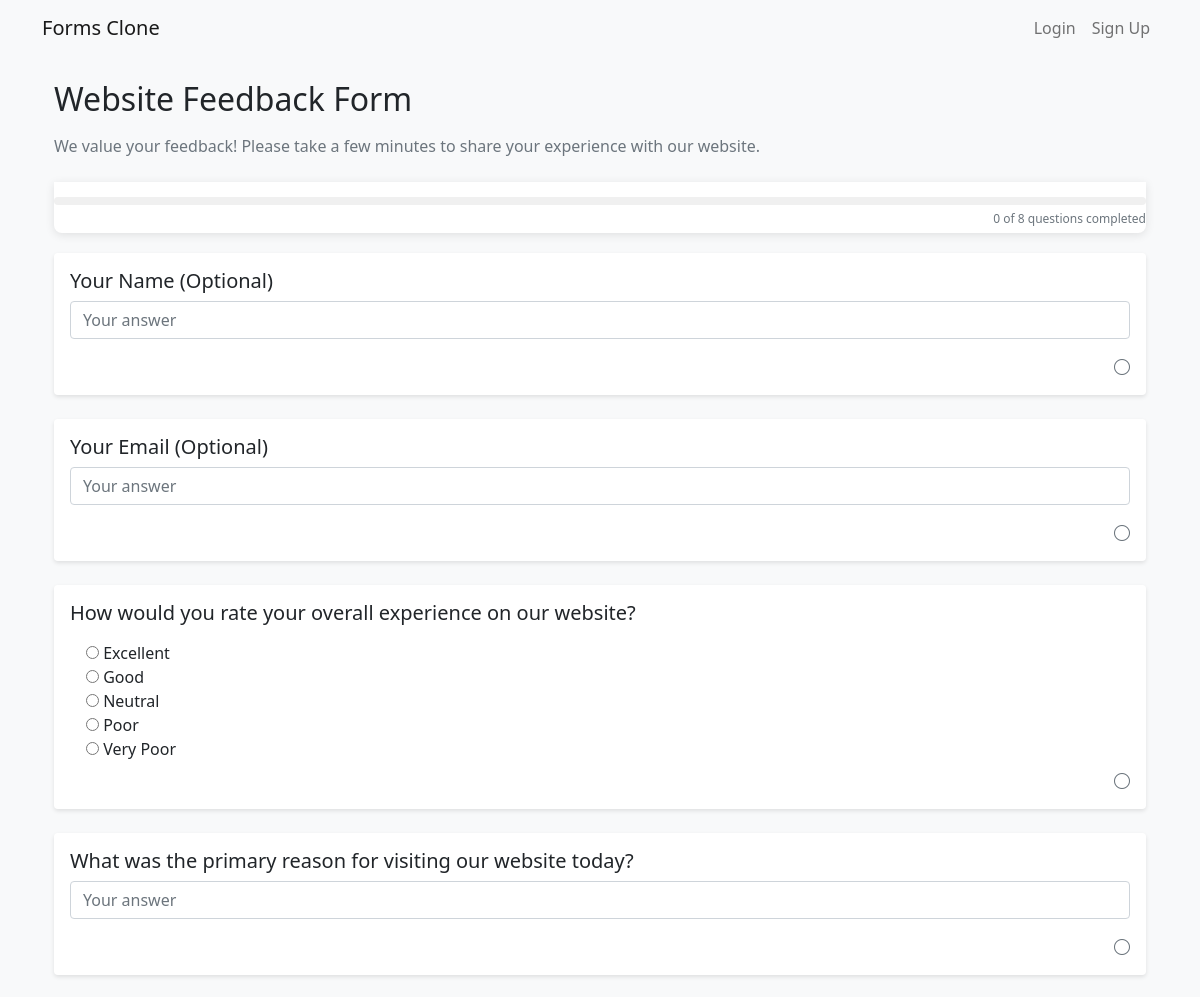
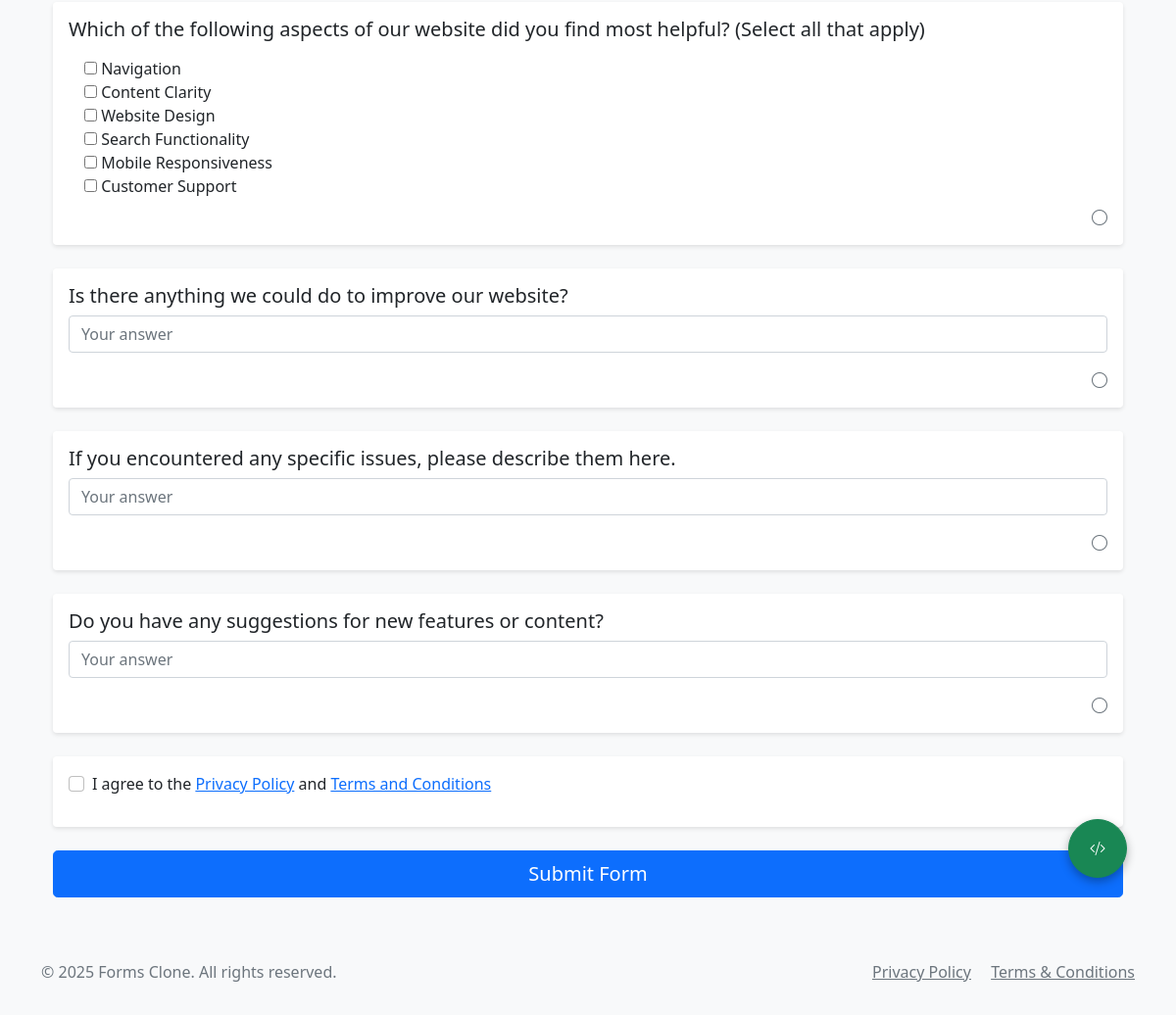
The app's page /form/72 with its own data (2 pictures, top to bottom).
### app.py (models this page shows, shortened)
class Form(db.Model):
    id = db.Column(db.Integer, primary_key=True)
    title = db.Column(db.String(200), nullable=False)
    description = db.Column(db.Text)
    created_at = db.Column(db.DateTime, default=datetime.utcnow)
    user_id = db.Column(db.Integer, db.ForeignKey('user.id', name='fk_form_user'), nullable=False)
    company_id = db.Column(db.Integer, db.ForeignKey('company.id', name='fk_form_company'), nullable=True)
    questions = db.relationship('Question', backref='form', lazy=True, cascade='all, delete-orphan')
    responses = db.relationship('Response', backref='form', lazy=True, cascade='all, delete-orphan')
    is_closed = db.Column(db.Boolean, default=False)  # New field to track if the form is closed/expired
    requires_consent = db.Column(db.Boolean, default=True)  # Require privacy policy and terms consent
    is_quiz = db.Column(db.Boolean, default=False)  # Is this form a quiz?
    passing_score = db.Column(db.Integer, default=0)  # Passing score percentage
    show_score = db.Column(db.Boolean, default=True)  # Whether to show score to respondents

class Question(db.Model):
    id = db.Column(db.Integer, primary_key=True)
    form_id = db.Column(db.Integer, db.ForeignKey('form.id'), nullable=False)
    question_text = db.Column(db.String(500), nullable=False)
    question_type = db.Column(db.String(20), nullable=False)  # text, multiple_choice, checkbox
    options = db.Column(db.Text)  # JSON string for multiple choice/checkbox options
    required = db.Column(db.Boolean, default=False)
    order = db.Column(db.Integer, nullable=False)
    is_quiz_question = db.Column(db.Boolean, default=False)
    correct_answer = db.Column(db.Text, nullable=True)  # JSON string for correct answers
    points = db.Column(db.Integer, default=0)  # Points for correct answer
    feedback = db.Column(db.Text, nullable=True)  # Feedback for the question
    subquestions = relationship('SubQuestion', backref='parent_question', lazy=True,
                               cascade='all, delete-orphan')
    def get_options(self):
        import json
        if self.options:
            try:
                options = json.loads(self.options)
                if options and isinstance(options, list):
                    if isinstance(options[0], dict):
                        for opt in options:
                            if 'media_type' not in opt:
                                opt['media_type'] = 'none'
                            if 'media_url' not in opt:
                                opt['media_url'] = None
                            if 'media_description' not in opt:
                                opt['media_description'] = None
                        return options
                    else:
                        return [{'text': opt, 'media_type': 'none', 'media_url': None, 'media_description': None} for opt in options]
                return []
            except Exception as e:
                print(f"Error parsing options in get_options(): {str(e)}")
                return []
        return []

### app.py (the view)
@app.route('/form/<int:form_id>')
def view_form(form_id):
    form = Form.query.get_or_404(form_id)
    subquestions = SubQuestion.query.join(Question).filter(Question.form_id == form_id).all()
    for question in form.questions:
        if question.question_type in ['radio', 'multiple_choice']:
            try:
                question.nested_options = json.loads(question.options or '[]')
                if question.nested_options and isinstance(question.nested_options[0], str):
                    question.nested_options = [{"text": opt, "subquestions": []} for opt in question.nested_options]
            except (json.JSONDecodeError, TypeError, IndexError):
                try:
                    raw_options = question.get_options()
                    question.nested_options = [
                        {"text": opt, "subquestions": []}
                        for opt in raw_options if opt
                    ]
                except Exception:
                    question.nested_options = []
    form.questions.sort(key=lambda q: q.order)
    if request.headers.get('X-Forwarded-Proto'):
        proto = request.headers.get('X-Forwarded-Proto')
    else:
        proto = 'https' if request.is_secure else 'http'
    host = request.host
    base_url = f"{proto}://{host}"
    embed_url = f"{base_url}/form/{form.id}/embed?embedded=true"
    iframe_code = f'<iframe src="{embed_url}" width="640" height="382" frameborder="0" marginheight="0" marginwidth="0">Loading…</iframe>'
    return render_template('view_form.html',
                         form=form,
                         subquestions=subquestions,
                         iframe_code=iframe_code,
                         embed_url=embed_url,
                         is_closed=form.is_closed,
                         recaptcha_site_key=app.config['RECAPTCHA_SITE_KEY'])

### app.py (called while the page is built)
@app.context_processor
def inject_now():
    return {'now': datetime.now()}

@app.context_processor
def inject_csrf_token():
    return {'csrf_token': lambda: 'dummy_token'}

### templates/view_form.html (shortened to what this page needs)
{% extends "base.html" %}
{% block extra_css %}
<link rel="stylesheet" href="https://cdn.jsdelivr.net/npm/bootstrap-icons@1.7.2/font/bootstrap-icons.css">
{% endblock %}
{% block content %}
<div class="container mt-4">
  <h2 class="mb-3">{{ form.title }}</h2>
  <p class="text-muted mb-4">{{ form.description or '' }}</p>
  <div class="progress-container">
    <div class="progress">
    </div>
    <div class="progress-text">
      <span id="questions-completed">0</span> of <span id="total-questions">{{ form.questions|length }}</span> questions completed
    </div>
  </div>
  <form id="response-form" method="POST" action="{{ url_for('submit_form', form_id=form.id) }}" {% if is_closed %}class="opacity-75"{% endif %} onsubmit="return handleSubmit(event)">
    {% for question in form.questions %}
      <div class="card mb-4 question-card" style="--animation-order: {{ loop.index }}" data-question-id="{{ question.id }}">
        <div class="card-body">
          <h5 class="card-title">{{ question.question_text }}</h5>
          {% if question.question_type == 'text' %}
            <input type="text" class="form-control mb-3 form-input" name="question_{{ question.id }}" placeholder="Your answer" {% if question.required %}required{% endif %} {% if is_closed %}disabled{% endif %}>
          {% elif question.question_type == 'email' %}
            <input type="email" class="form-control mb-3 form-input" name="question_{{ question.id }}" placeholder="you@example.com" {% if question.required %}required{% endif %} {% if is_closed %}disabled{% endif %}>
          {% elif question.question_type == 'number' %}
            <input type="number" class="form-control mb-3 form-input" name="question_{{ question.id }}" placeholder="Enter a number" {% if question.required %}required{% endif %} {% if is_closed %}disabled{% endif %}>
          {% elif question.question_type == 'tel' %}
            <input type="tel" class="form-control mb-3 form-input" name="question_{{ question.id }}" placeholder="Phone number" {% if question.required %}required{% endif %} {% if is_closed %}disabled{% endif %}>
          {% elif question.question_type == 'url' %}
            <input type="url" class="form-control mb-3 form-input" name="question_{{ question.id }}" placeholder="https://example.com" {% if question.required %}required{% endif %} {% if is_closed %}disabled{% endif %}>
          {% elif question.question_type == 'date' %}
            <input type="date" class="form-control mb-3 form-input" name="question_{{ question.id }}" title="{{ question.question_text }}" placeholder="Select date" {% if question.required %}required{% endif %} {% if is_closed %}disabled{% endif %}>
          {% elif question.question_type == 'datetime-local' %}
            <input type="datetime-local" class="form-control mb-3 form-input" name="question_{{ question.id }}" title="{{ question.question_text }}" placeholder="Select date and time" {% if question.required %}required{% endif %} {% if is_closed %}disabled{% endif %}>
          {% elif question.question_type == 'month' %}
            <input type="month" class="form-control mb-3 form-input" name="question_{{ question.id }}" title="{{ question.question_text }}" placeholder="Select month" {% if question.required %}required{% endif %} {% if is_closed %}disabled{% endif %}>
          {% elif question.question_type == 'week' %}
            <input type="week" class="form-control mb-3 form-input" name="question_{{ question.id }}" title="{{ question.question_text }}" placeholder="Select week" {% if question.required %}required{% endif %} {% if is_closed %}disabled{% endif %}>
          {% elif question.question_type == 'time' %}
            <input type="time" class="form-control mb-3 form-input" name="question_{{ question.id }}" title="{{ question.question_text }}" placeholder="Select time" {% if question.required %}required{% endif %} {% if is_closed %}disabled{% endif %}>
          {% elif question.question_type == 'color' %}
            <input type="color" class="form-control mb-3 form-input" name="question_{{ question.id }}" title="{{ question.question_text }}" {% if question.required %}required{% endif %} {% if is_closed %}disabled{% endif %}>
          {% elif question.question_type == 'file' %}
            <input type="file" class="form-control mb-3 form-input" name="question_{{ question.id }}" title="{{ question.question_text }}" aria-label="Upload file" {% if question.required %}required{% endif %} {% if is_closed %}disabled{% endif %}>
          {% elif question.question_type == 'multiple_choice' %}
            <div class="options-container">
              {% for option in question.get_options() %}
              <div class="option">
                <input type="radio"
                       name="question_{{ question.id }}"
                       value="{{ option.text }}"
                       id="radio_{{ question.id }}_{{ loop.index }}"
                       aria-label="{{ option.text }}"
                       {% if question.required %}required{% endif %}>
                <label for="radio_{{ question.id }}_{{ loop.index }}">
                  {{ option.text }}
                </label>
              </div>
              {% endfor %}
            </div>
          {% elif question.question_type == 'checkbox' %}
            <div class="options-container">
              {% for option in question.get_options() %}
              <div class="option">
                <input type="checkbox"
                       name="question_{{ question.id }}"
                       value="{{ option.text }}"
                       id="chk_{{ question.id }}_{{ loop.index }}"
                       aria-label="{{ option.text }}"
                       {% if question.required %}required{% endif %}>
                <label for="chk_{{ question.id }}_{{ loop.index }}">
                  {{ option.text }}
                </label>
                </div>
              {% endfor %}
            </div>
          {% endif %}
          <div class="text-end mt-2">
            <span class="question-status-icon text-muted" id="status-{{ question.id }}">
              <i class="bi bi-circle"></i>
            </span>
          </div>
        </div>
      </div>
    {% endfor %}
    {% if form.requires_consent and not is_closed %}
    <div class="card mb-4">
      <div class="card-body">
        <div class="form-check mb-3">
          <input class="form-check-input" type="checkbox" name="privacy_consent" id="privacy_consent" required>
          <label class="form-check-label" for="privacy_consent">
            I agree to the <a href="{{ url_for('form_privacy_policy', form_id=form.id) }}" target="_blank">Privacy Policy</a> and
            <a href="{{ url_for('form_terms_and_conditions', form_id=form.id) }}" target="_blank">Terms and Conditions</a>
          </label>
        </div>
      </div>
    </div>
    {% endif %}
    <div class="d-grid">
        <button type="submit" class="btn btn-primary btn-lg" {% if is_closed %}disabled{% endif %}>Submit Form</button>
    </div>
  </form>
</div>
<button class="btn btn-success embed-button" id="embedButton" title="Get embed code">
  <i class="bi bi-code-slash"></i>
</button>
{% endblock %}
{% block extra_js %}
</body>
{% endblock %}

### static/css/style.css (style rules this page uses)
body { background-color: #f8f9fa; }
.card { box-shadow: 0 2px 4px rgba(0, 0, 0, 0.1); border: none; }
.question-card { transition: all 0.3s ease; }
.options-container { margin-top: 1rem; padding-left: 1rem; }
.form-check { margin-bottom: 0.5rem; }
.card-title { margin-bottom: 0.5rem; font-weight: 500; }

### templates/view_form.html (style rules this page uses)
.container { opacity: 0; animation: fadeIn 0.8s ease-out forwards; }
.card { opacity: 0; animation: slideUp 0.6s ease-out forwards; animation-delay: calc(var(--animation-order, 0) * 0.15s); }
.form-control, .form-select { transition: transform 0.2s ease, box-shadow 0.2s ease; }
.btn-primary { transition: transform 0.2s ease, box-shadow 0.2s ease; }
.progress-container { position: sticky; top: 0; background-color: white; padding: 15px 0 5px; z-index: 1000; box-shadow: 0 2px 10px rgba(0,0,0,0.1); margin-bottom: 20px; border-radius: 0 0 8px 8px; }
.progress { height: 8px; border-radius: 4px; background-color: #f0f0f0; overflow: hidden; }
.progress-text { font-size: 12px; text-align: right; margin-top: 5px; color: #6c757d; }
.embed-button { position: fixed; bottom: 20px; right: 20px; z-index: 1000; border-radius: 50%; width: 60px; height: 60px; display: flex; align-items: center; justify-content: center; box-shadow: 0 4px 10px rgba(0,0,0,0.3); transition: transform 0.3s ease, box-shadow 0.3s ease; }

### records on screen
Form: title "Website Feedback Form", description "We value your feedback! Please take a few minutes to share your experience with our website."
Question: question_text "Your Name (Optional)"
Question: question_text "Your Email (Optional)"
Question: question_text "How would you rate your overall experience on our website?", required "☐ Excellent" "☐ Good" "☐ Neutral" "☐ Poor" "☐ Very Poor", text "Excellent" "Good" "Neutral" "Poor" "Very Poor"
Question: question_text "What was the primary reason for visiting our website today?"
Question: question_text "Which of the following aspects of our website did you find most helpful? (Select all that apply)", text "Navigation" "Content Clarity" "Website Design" "Search Functionality" "Mobile Responsiveness" "Customer Support"
Question: question_text "Is there anything we could do to improve our website?"
Question: question_text "If you encountered any specific issues, please describe them here."
Question: question_text "Do you have any suggestions for new features or content?"

### other values on screen
{{ moment().format('YYYY') }} "2025"
